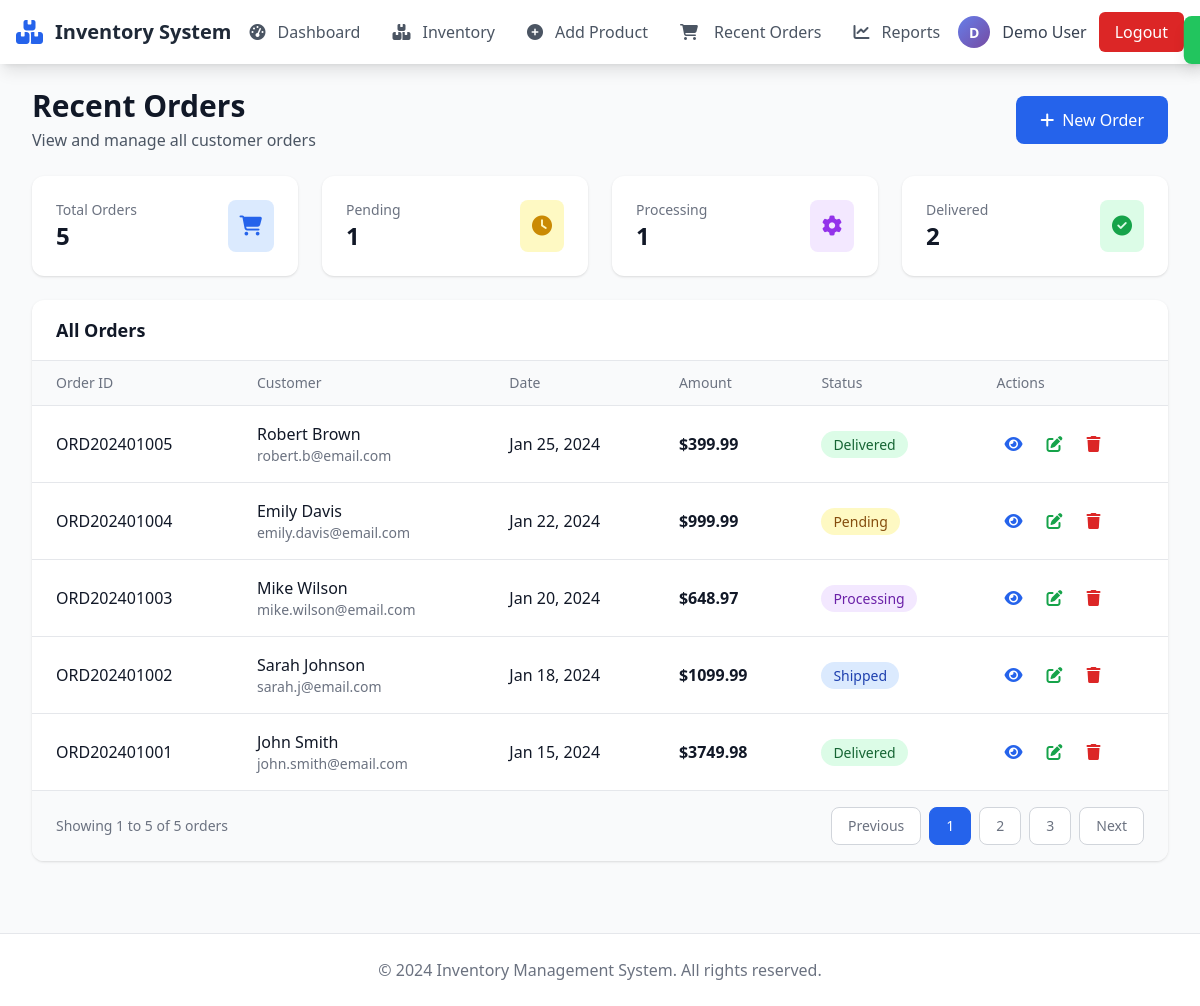
/orders (signed in), run on the app's committed database.
### app.py (models this page shows)
class Order(db.Model):
    __tablename__ = 'orders'
    id = db.Column(db.Integer, primary_key=True)
    order_id = db.Column(db.String(20), unique=True, nullable=False)
    customer_name = db.Column(db.String(100), nullable=False)
    customer_email = db.Column(db.String(100))
    customer_phone = db.Column(db.String(20))
    order_date = db.Column(db.DateTime, nullable=False, default=datetime.utcnow)
    amount = db.Column(db.Float, nullable=False)
    status = db.Column(db.String(20), nullable=False, default='Pending')
    tracking_number = db.Column(db.String(50))
    shipping_address = db.Column(db.Text)
    notes = db.Column(db.Text)
    created_at = db.Column(db.DateTime, default=datetime.utcnow)
    updated_at = db.Column(db.DateTime, default=datetime.utcnow, onupdate=datetime.utcnow)
    items = db.relationship('OrderItem', backref='order', cascade='all, delete-orphan')

### app.py (the view)
@app.route('/orders')
def orders():
    if 'user_id' not in session:
        return redirect(url_for('login'))
    orders_list = Order.query.order_by(Order.order_date.desc()).all()
    return render_template('recent_orders.html', orders=orders_list)

### templates/recent_orders.html (shortened to what this page needs)
{% extends "base.html" %}
{% block content %}
<div class="space-y-6">
    <div class="flex justify-between items-center">
        <div>
            <h1 class="text-3xl font-bold text-gray-900">Recent Orders</h1>
            <p class="text-gray-600 mt-1">View and manage all customer orders</p>
        </div>
        <div class="flex space-x-4">
            <a href="{{ url_for('create_order') }}"
               class="bg-blue-600 text-white px-6 py-3 rounded-lg hover:bg-blue-700 transition-colors flex items-center">
                <i class="fas fa-plus mr-2"></i>
                New Order
            </a>
        </div>
    </div>
    <div class="grid grid-cols-1 md:grid-cols-4 gap-6">
        <div class="bg-white rounded-xl shadow p-6">
            <div class="flex items-center justify-between">
                <div>
                    <p class="text-sm text-gray-500">Total Orders</p>
                    <p class="text-2xl font-bold text-gray-900">{{ orders|length }}</p>
                </div>
                <div class="bg-blue-100 p-3 rounded-lg">
                    <i class="fas fa-shopping-cart text-blue-600 text-xl"></i>
                </div>
            </div>
        </div>
        <div class="bg-white rounded-xl shadow p-6">
            <div class="flex items-center justify-between">
                <div>
                    <p class="text-sm text-gray-500">Pending</p>
                    <p class="text-2xl font-bold text-gray-900">{{ orders|selectattr('status', 'equalto', 'Pending')|list|length }}</p>
                </div>
                <div class="bg-yellow-100 p-3 rounded-lg">
                    <i class="fas fa-clock text-yellow-600 text-xl"></i>
                </div>
            </div>
        </div>
        <div class="bg-white rounded-xl shadow p-6">
            <div class="flex items-center justify-between">
                <div>
                    <p class="text-sm text-gray-500">Processing</p>
                    <p class="text-2xl font-bold text-gray-900">{{ orders|selectattr('status', 'equalto', 'Processing')|list|length }}</p>
                </div>
                <div class="bg-purple-100 p-3 rounded-lg">
                    <i class="fas fa-cog text-purple-600 text-xl"></i>
                </div>
            </div>
        </div>
        <div class="bg-white rounded-xl shadow p-6">
            <div class="flex items-center justify-between">
                <div>
                    <p class="text-sm text-gray-500">Delivered</p>
                    <p class="text-2xl font-bold text-gray-900">{{ orders|selectattr('status', 'equalto', 'Delivered')|list|length }}</p>
                </div>
                <div class="bg-green-100 p-3 rounded-lg">
                    <i class="fas fa-check-circle text-green-600 text-xl"></i>
                </div>
            </div>
        </div>
    </div>
    <div class="bg-white rounded-xl shadow overflow-hidden">
        <div class="px-6 py-4 border-b border-gray-200">
            <h2 class="text-lg font-semibold text-gray-900">All Orders</h2>
        </div>
        <div class="overflow-x-auto">
            <table class="w-full">
                <thead>
                    <tr class="bg-gray-50 border-b border-gray-200">
                        <th class="px-6 py-3 text-left text-sm font-medium text-gray-500">Order ID</th>
                        <th class="px-6 py-3 text-left text-sm font-medium text-gray-500">Customer</th>
                        <th class="px-6 py-3 text-left text-sm font-medium text-gray-500">Date</th>
                        <th class="px-6 py-3 text-left text-sm font-medium text-gray-500">Amount</th>
                        <th class="px-6 py-3 text-left text-sm font-medium text-gray-500">Status</th>
                        <th class="px-6 py-3 text-left text-sm font-medium text-gray-500">Actions</th>
                    </tr>
                </thead>
                <tbody class="divide-y divide-gray-200">
                    {% for order in orders %}
                    <tr class="hover:bg-gray-50 transition-colors" id="order-{{ order.id }}">
                        <td class="px-6 py-4">
                            <div class="font-medium text-gray-900">{{ order.order_id }}</div>
                        </td>
                        <td class="px-6 py-4">
                            <div class="font-medium text-gray-900">{{ order.customer_name }}</div>
                            <div class="text-sm text-gray-500">{{ order.customer_email }}</div>
                        </td>
                        <td class="px-6 py-4 text-gray-900">{{ order.order_date.strftime('%b %d, %Y') }}</td>
                        <td class="px-6 py-4">
                            <div class="font-semibold text-gray-900">${{ "%.2f"|format(order.amount) }}</div>
                        </td>
                        <td class="px-6 py-4">
                            <span class="px-3 py-1 text-sm font-medium rounded-full
                                {% if order.status == 'Delivered' %}bg-green-100 text-green-800
                                {% elif order.status == 'Pending' %}bg-yellow-100 text-yellow-800
                                {% elif order.status == 'Processing' %}bg-purple-100 text-purple-800
                                {% elif order.status == 'Shipped' %}bg-blue-100 text-blue-800
                                {% else %}bg-gray-100 text-gray-800{% endif %}">
                                {{ order.status }}
                            </span>
                        </td>
                        <td class="px-6 py-4">
                            <div class="flex space-x-2">
                                <button onclick="viewOrderDetails({{ order.id }})"
                                        class="p-2 text-blue-600 hover:text-blue-800 hover:bg-blue-50 rounded-lg transition-colors"
                                        title="View Order Details">
                                    <i class="fas fa-eye"></i>
                                </button>
                                <button onclick="openEditModal('{{ order.order_id }}', {{ order.id }})"
                                        class="p-2 text-green-600 hover:text-green-800 hover:bg-green-50 rounded-lg transition-colors"
                                        title="Edit Order">
                                    <i class="fas fa-edit"></i>
                                </button>
                                <button onclick="deleteOrder({{ order.id }}, '{{ order.order_id }}', '{{ order.customer_name }}')"
                                        class="p-2 text-red-600 hover:text-red-800 hover:bg-red-50 rounded-lg transition-colors"
                                        title="Delete Order">
                                    <i class="fas fa-trash"></i>
                                </button>
                            </div>
                        </td>
                    </tr>
                    {% endfor %}
                </tbody>
            </table>
        </div>
        <div class="px-6 py-4 border-t border-gray-200 bg-gray-50">
            <div class="flex justify-between items-center">
                <div class="text-sm text-gray-500">
                    Showing 1 to {{ orders|length }} of {{ orders|length }} orders
                </div>
                <div class="flex space-x-2">
                    <button class="px-4 py-2 text-sm font-medium text-gray-500 bg-white border border-gray-300 rounded-lg hover:bg-gray-50 transition-colors">
                        Previous
                    </button>
                    <button class="px-4 py-2 text-sm font-medium text-white bg-blue-600 border border-blue-600 rounded-lg hover:bg-blue-700 transition-colors">
                        1
                    </button>
                    <button class="px-4 py-2 text-sm font-medium text-gray-500 bg-white border border-gray-300 rounded-lg hover:bg-gray-50 transition-colors">
                        2
                    </button>
                    <button class="px-4 py-2 text-sm font-medium text-gray-500 bg-white border border-gray-300 rounded-lg hover:bg-gray-50 transition-colors">
                        3
                    </button>
                    <button class="px-4 py-2 text-sm font-medium text-gray-500 bg-white border border-gray-300 rounded-lg hover:bg-gray-50 transition-colors">
                        Next
                    </button>
                </div>
            </div>
        </div>
    </div>
</div>
<div id="successNotification" class="fixed top-4 right-4 bg-green-500 text-white px-6 py-3 rounded-lg shadow-lg transform translate-x-full transition-transform duration-300 z-50">
</div>
{% endblock %}

### templates/base.html (shortened to what this page needs)
<!DOCTYPE html>
<html lang="en">
<head>
    <script src="https://cdn.tailwindcss.com"></script>
    <link rel="stylesheet" href="https://cdnjs.cloudflare.com/ajax/libs/font-awesome/6.4.0/css/all.min.css">
</head>
<body class="bg-gray-50">
    <nav class="bg-white shadow-lg">
        <div class="max-w-7xl mx-auto px-4">
            <div class="flex justify-between items-center h-16">
                <div class="flex items-center">
                    <a href="{{ url_for('dashboard') }}" class="flex items-center">
                        <i class="fas fa-boxes text-blue-600 text-2xl mr-3"></i>
                        <span class="text-xl font-bold text-gray-800">Inventory System</span>
                    </a>
                </div>
                <div class="hidden md:flex items-center space-x-8">
                    <a href="{{ url_for('dashboard') }}"
                        class="text-gray-600 hover:text-blue-600 font-medium {% if request.endpoint == 'dashboard' %}text-blue-600{% endif %}">
                        <i class="fas fa-tachometer-alt mr-3"></i>Dashboard
                    </a>
                    <a href="{{ url_for('inventory') }}"
                       class="text-gray-600 hover:text-blue-600 font-medium {% if request.endpoint == 'inventory' %}text-blue-600{% endif %}">
                        <i class="fas fa-boxes mr-3"></i>Inventory
                    </a>
                    <a href="{{ url_for('add_product') }}"
                       class="text-gray-600 hover:text-blue-600 font-medium {% if request.endpoint == 'add_product' %}text-blue-600{% endif %}">
                        <i class="fas fa-plus-circle mr-3"></i>Add Product
                    </a>
                    <a href="{{ url_for('recent_orders') }}" class="text-gray-600 hover:text-blue-600 font-medium {% if request.endpoint == 'report' %}text-blue-600{% endif %}">
                    <i class="fas fa-shopping-cart mr-3"></i>
                        Recent Orders
                    </a>
                    <a href="{{ url_for('report') }}"
                       class="text-gray-600 hover:text-blue-600 font-medium {% if request.endpoint == 'report' %}text-blue-600{% endif %}">
                        <i class="fas fa-chart-line mr-3"></i>Reports
                    </a>
                </div>
                <div class="flex items-center space-x-4">
                    {% if session.user_name %}
                    <div class="flex items-center space-x-3">
                        <div class="relative group">
                            {% if session.user_image %}
                                <img src="{{ session.user_image }}"
                                     alt="User" class="w-8 h-8 rounded-full cursor-pointer" id="profileImage">
                            {% else %}
                                <div class="default-avatar cursor-pointer" id="profileImage">
                                    {{ session.user_name[0]|upper if session.user_name else 'U' }}
                                </div>
                            {% endif %}
                        </div>
                        <span class="text-gray-700">{{ session.user_name }}</span>
                        <a href="{{ url_for('logout') }}"
                           class="bg-red-600 text-white px-4 py-2 rounded-md hover:bg-red-700 transition">
                            Logout
                        </a>
                    </div>
                    {% endif %}
                </div>
            </div>
        </div>
    </nav>
    <main class="max-w-7xl mx-auto py-6 px-4 sm:px-6 lg:px-8">
        {% block content %}{% endblock %}
    </main>
    <footer class="bg-white border-t mt-12">
        <div class="max-w-7xl mx-auto py-6 px-4 sm:px-6 lg:px-8">
            <div class="text-center text-gray-500">
                <p>&copy; 2024 Inventory Management System. All rights reserved.</p>
            </div>
        </div>
    </footer>
</body>
</html>

### templates/base.html (style rules this page uses)
.default-avatar { width: 32px; height: 32px; border-radius: 50%; background: linear-gradient(135deg, #667eea 0%, #764ba2 100%); display: flex; align-items: center; justify-content: center; color: white; font-weight: bold; font-size: 14px; }

### data on the page
Order: order_id "ORD202401005", customer_name "Robert Brown", customer_email "robert.b@email.com", order_date "Jan 25, 2024", amount "399.99", status "Delivered"
Order: order_id "ORD202401004", customer_name "Emily Davis", customer_email "emily.davis@email.com", order_date "Jan 22, 2024", amount "999.99", status "Pending"
Order: order_id "ORD202401003", customer_name "Mike Wilson", customer_email "mike.wilson@email.com", order_date "Jan 20, 2024", amount "648.97", status "Processing"
Order: order_id "ORD202401002", customer_name "Sarah Johnson", customer_email "sarah.j@email.com", order_date "Jan 18, 2024", amount "1099.99", status "Shipped"
Order: order_id "ORD202401001", customer_name "John Smith", customer_email "john.smith@email.com", order_date "Jan 15, 2024", amount "3749.98", status "Delivered"

### other printed values
{{ session.user_name[0]|upper if session.user_name else 'U' }} "D"
{{ session.user_name }} "Demo User"
{{ orders|length }} "5"
{{ orders|selectattr('status', 'equalto', 'Pending')|list|length }} "1"
{{ orders|selectattr('status', 'equalto', 'Processing')|list|length }} "1"
{{ orders|selectattr('status', 'equalto', 'Delivered')|list|length }} "2"
